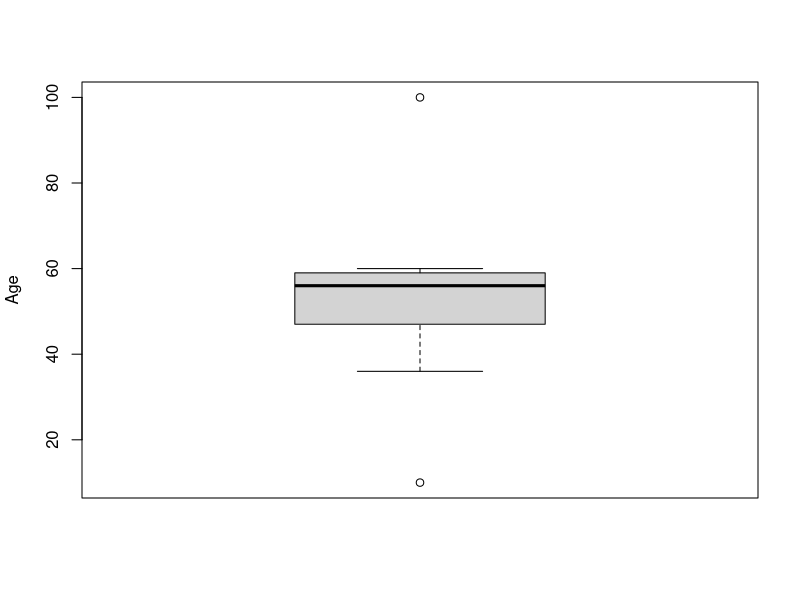

Here is the R script that generated this plot:
# 나이 데이터를 벡터로 생성
age <- c(57, 58, 59, 60, 48, 47, 36, 10, 100, 55)

# 박스플롯(상자그림) 생성
# 박스플롯은 데이터의 분포를 시각적으로 보여주는 그래프로 다음 정보를 표시함:
# - 중앙값(median): 상자 내부의 굵은 선
# - 1사분위수(Q1): 상자의 아래쪽 경계
# - 3사분위수(Q3): 상자의 위쪽 경계
# - 최소값: 아래쪽 수염의 끝
# - 최대값: 위쪽 수염의 끝
# - 이상치(outlier): 수염 밖에 점으로 표시됨
boxplot(age, ylab = "Age")

# 박스플롯의 추가 옵션:
# main = "제목": 그래프 제목 설정
# xlab = "X축 라벨": x축 라벨 설정
# col = "색상": 박스 내부 색상 설정
# horizontal = TRUE: 가로 방향 박스플롯 생성
# notch = TRUE: 중앙값 신뢰구간을 표시하는 홈 추가

# 예시: 추가 옵션을 적용한 박스플롯
# boxplot(age, main = "나이 분포", ylab = "나이", col = "lightblue", notch = TRUE)